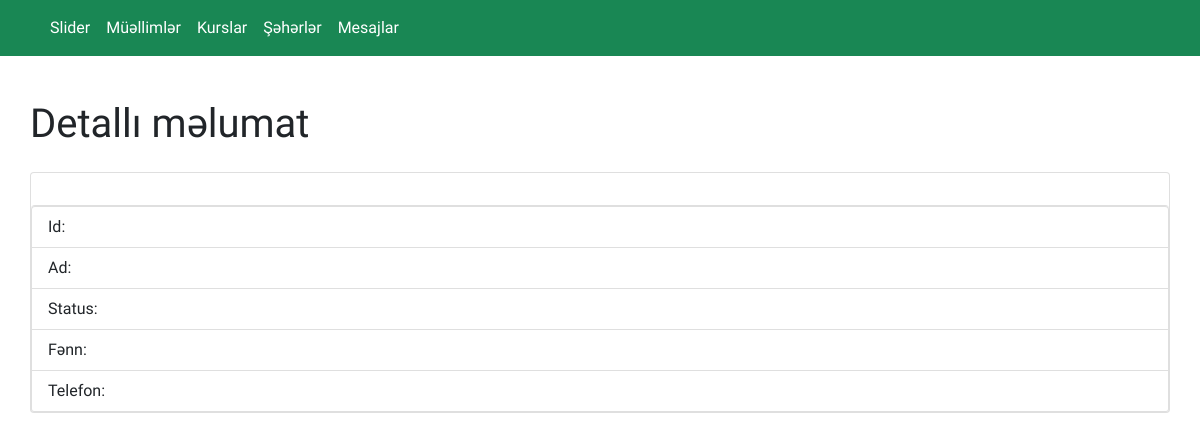
The app's page /admin/teachers/detail/1, older data.
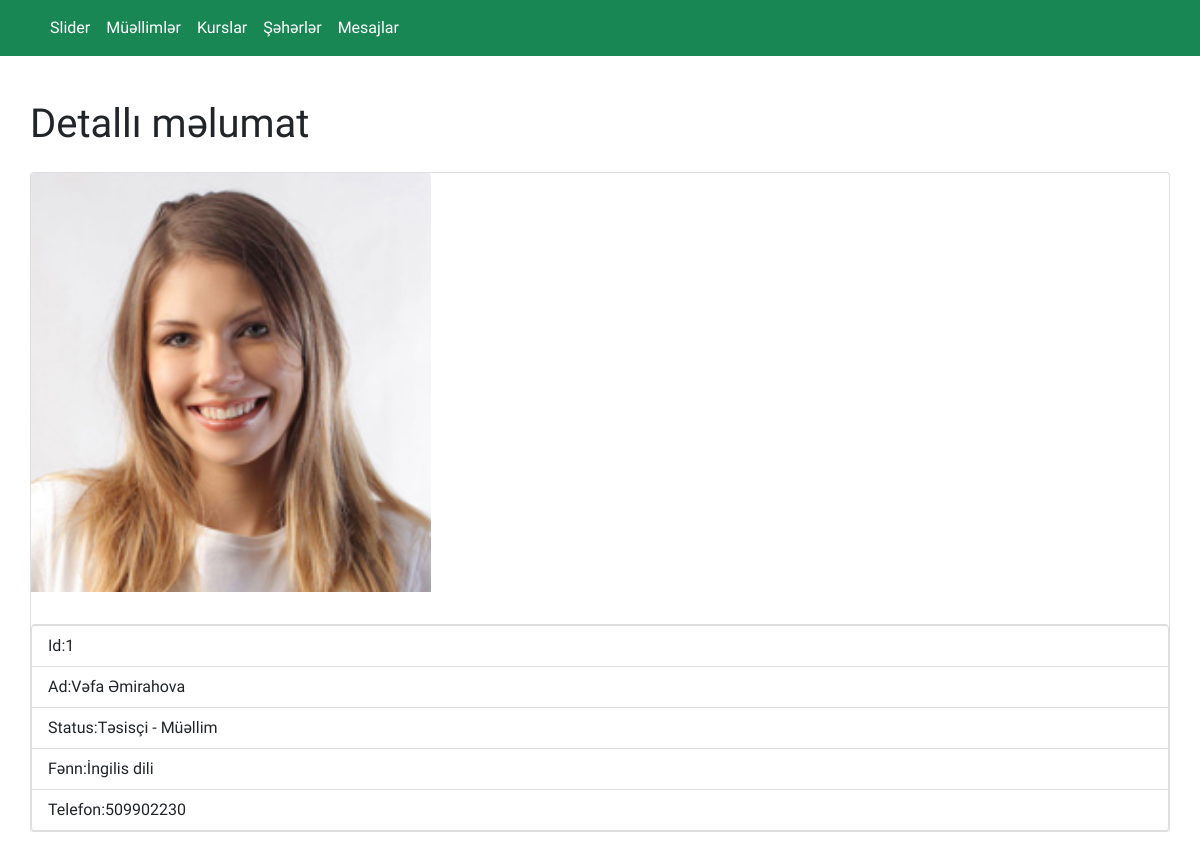
The same page, newer data.
### app.py (models this page shows)
class Teachers(db.Model):
    id=db.Column(db.Integer,primary_key=True)
    img=db.Column(db.String(100))
    name=db.Column(db.String(100))
    title=db.Column(db.String(120))
    desc=db.Column(db.Text)
    phone=db.Column(db.Integer)

### app.py (the view)
@app.route('/admin/teachers/detail/<id>')
def teachersDetail(id):
    teachersdetail=Teachers.query.get(id)
    return render_template('admin/teacher_detail.html',teachersdetail=teachersdetail)

### templates/admin/teacher_detail.html
{% extends 'admin/layout.html' %}
{% block content %}
<div class="container"style="padding: 20px 0px;">
  <div class="row">
      <div class="col-12">
          <h1 class="my-4">Detallı məlumat</h1>
          <div class="card" >
              <img class="card-img-top"style="width: 25rem; height:auto" src="/static/uploads/{{teachersdetail.img}}" alt="">
              <div class="card-body">
          </div>
          <ul class="list-group">
              <li class="list-group-item">Id:{{teachersdetail.id}}</li>
              <li class="list-group-item">Ad:{{teachersdetail.name}}</li>
              <li class="list-group-item">Status:{{teachersdetail.title}}</li>
              <li class="list-group-item">Fənn:{{teachersdetail.desc}}</li>
              <li class="list-group-item">Telefon:{{teachersdetail.phone}}</li>
          </ul>
  </div>
{% endblock %}

Row changes from the older to the newer data that the page shows:
added Teachers: img (picture), id "1", name "Vəfa Əmirahova", title "Təsisçi - Müəllim", desc "İngilis dili", phone "509902230"
